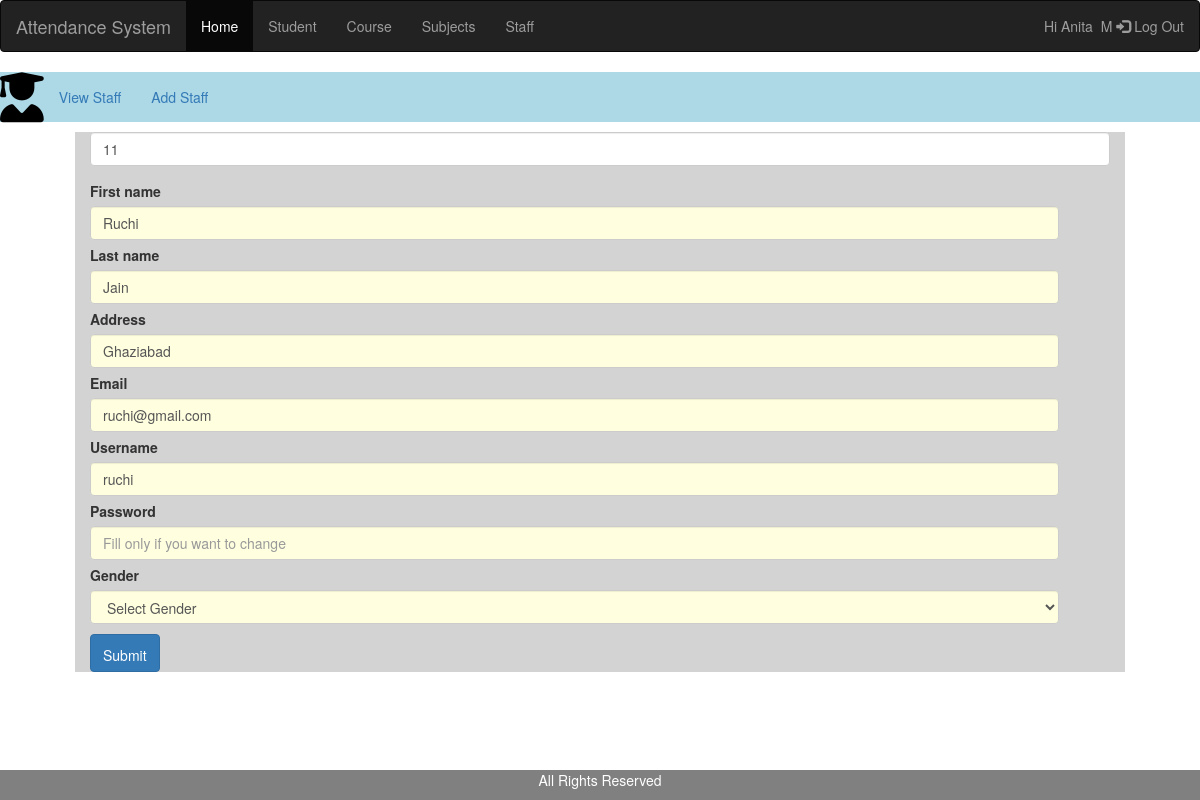
The page /Hod/Staff/Edit/2 (signed in) on the database its author committed.
### apps/models.py (models this page shows, shortened)
class CustomUser(AbstractUser):
    USER =  (
        (1,'HOD'),
        (2,'Staff'),
        (3,'Student'),
    )
    user_type = models.CharField(choices=USER , max_length=50,default=1)

class Staff(models.Model):
    admin = models.OneToOneField(CustomUser,on_delete=models.CASCADE)
    address = models.TextField()
    gender = models.CharField(max_length=100)
    created_at = models.DateTimeField(auto_now_add=True, null=True)
    updated_at = models.DateTimeField(auto_now=True)

### Attendance_system/Hod_Views.py (the view)
# urls.py: path('Hod/Staff/Edit/<str:id>',Hod_Views.EDIT_STAFF,name='edit_staff'),
@login_required(login_url='/')
def EDIT_STAFF(request,id):
    staff = Staff.objects.get(id =id)
    context = {
        'staff' : staff,
    }
    return render(request,'Hod/edit_staff.html',context)

### templates/Hod/edit_staff.html (shortened to what this page needs)
{% extends 'base.html' %}
{% block content %}
    <div class="row">
    <div class="container-fluid" style="padding-top: 0%;background-color: lightblue;">
      <ul class="nav navbar-nav">
        <div class="navbar-header">
          <i class='fas fa-user-graduate' style='font-size:50px;color: black;'></i>
        </div>
        <li ><a href="{% url 'view_staff' %}">View Staff</a></li>
        <li ><a href="{% url 'add_staff' %}">Add Staff</a></li>
      </ul>
    </div>
    <div class="row" style="padding-top: 10px;">
      <div class="col-sm-1"></div>
      <div class="col-sm-10" style="background-color: lightgrey">
        <form method="post" action="{% url 'update_staff' %}">
          <div class = "form-group">
              <input type="text" class="form-control" name="staff_id" value="{{staff.admin.id}}" hidden>
          </div>
          <label for="validationTooltip01">First name</label>
          <input type="text" style="background-color: lightyellow;width: 95%;" class="form-control" name="first_name" value="{{staff.admin.first_name}}" >
          <label for="validationTooltip01" style="padding-top: 5px;">Last name</label>
          <input type="text" style="background-color: lightyellow;width: 95%;" class="form-control" name="last_name" value="{{staff.admin.last_name}}" >
          <label for="validationTooltip01" style="padding-top: 5px;">Address</label>
          <input type="text" style="background-color: lightyellow;width: 95%;" class="form-control" name="address" value="{{staff.address}}">
          <label for="validationTooltip01" style="padding-top: 5px;">Email</label>
          <input type="text" style="background-color: lightyellow;width: 95%;" class="form-control" name="email" value="{{staff.admin.email}}" >
          <label for="validationTooltip01" style="padding-top: 5px;">Username</label>
          <input type="text" style="background-color: lightyellow;width: 95%;" class="form-control" name="username" value="{{staff.admin.username}}" >
          <label for="validationTooltip01" style="padding-top: 5px;">Password</label>
          <input type="password" style="background-color: lightyellow;width: 95%;" class="form-control" name="password" placeholder="Fill only if you want to change">
          <label for="validationTooltip01" style="padding-top: 5px;">Gender</label>
          <select type="text" style="background-color: lightyellow;width: 95%;" class="form-control" name="gender" >
            <option>Select Gender</option>
          </select>
          <div style="padding-bottom: 10px;"></div>
          <button class="btn btn-primary" style="padding-top: 10px;" type="submit" onclick="insert_record()">Submit</button>
        </form>
      </div>
    </div>
<div class="footer" style="position: fixed;left: 0;bottom: 0;width:100%;background-color: grey;color: white;text-align: center;">
    <p>All Rights Reserved</p>
{% endblock %}

### templates/base.html (shortened to what this page needs)
<!DOCTYPE html>
{% load static %}
<html lang="en">
 <head>
  <link rel="stylesheet" href="https://maxcdn.bootstrapcdn.com/bootstrap/3.4.1/css/bootstrap.min.css">
  <link rel="stylesheet" href="https://cdnjs.cloudflare.com/ajax/libs/font-awesome/4.7.0/css/font-awesome.min.css">
</head>
<body>
 <nav class="navbar navbar-inverse">
   <div class="container-fluid">
    <div class="navbar-header">
      <a class="navbar-brand" href="#">Attendance System</a>
    </div>
    <ul class="nav navbar-nav">
      <li class="active"><a href="{% url 'hod_home' %}">Home</a></li>
      <li><a href="{% url 'insert_student' %}">Student</a></li>
      <li><a href="{% url 'add_course' %}">Course</a></li>
      <li><a href="{% url 'add_subject' %}">Subjects</a></li>
      <li><a href="{% url 'add_staff' %} ">Staff</a></li>
    </ul>
    <ul class="nav navbar-nav navbar-right">
      <li><a href="{% url 'logout' %}">
        Hi {{ user.first_name }}&nbsp;{{ user.last_name }}
        <span class="glyphicon glyphicon-log-in"></span> Log Out</a></li>
    </ul>
   </div>
 </nav>
 {% block content %}
 {% endblock %}
  </body>
</html>

### rows shown on the page
CustomUser: first_name "Anita", last_name "M"
Staff: staff_id "11", first_name "Ruchi", last_name "Jain", address "Ghaziabad", email "ruchi@gmail.com", username "ruchi"
